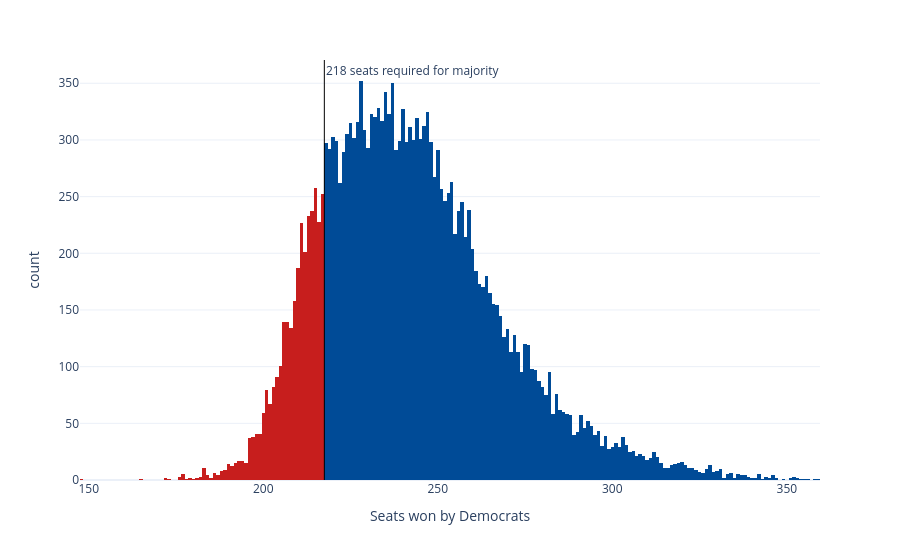

This figure's notebook cell:
### Code cell
sims_hist = px.histogram(seat_sims, x='seats', nbins=np.unique(seat_sims['seats']).shape[0]*2, color='winner',
                         color_discrete_map={'Democrats': '#004b97', 'Republicans': '#c71e1d'},
                         labels={'seats':'Seats won by Democrats', 'winner': 'Winner'}, template='plotly_white')
sims_hist.update_traces(showlegend=False)
sims_hist.add_vline(x=217.5, line_width=1, line_color='black', annotation_text='218 seats required for majority', 
                    annotation_position='top right')
sims_hist

### Figure 1 — Plotly figure (JSON) as saved in the notebook; plotly's stock layout.template omitted (floating-point values rounded to 4 significant figures; data arrays with more than 128 entries replaced by an {"elided": "..."} marker saying what was removed)
{"data": [{"bingroup": "x", "hovertemplate": "Winner=Republicans<br>Seats won by Democrats=%{x}<br>count=%{y}<extra></extra>", "legendgroup": "Republicans", "marker": {"color": "#c71e1d", "pattern": {"shape": ""}}, "name": "Republicans", "nbinsx": 370, "orientation": "v", "showlegend": false, "type": "histogram", "x": {"elided": "3185 int values"}, "xaxis": "x", "yaxis": "y"}, {"bingroup": "x", "hovertemplate": "Winner=Democrats<br>Seats won by Democrats=%{x}<br>count=%{y}<extra></extra>", "legendgroup": "Democrats", "marker": {"color": "#004b97", "pattern": {"shape": ""}}, "name": "Democrats", "nbinsx": 370, "orientation": "v", "showlegend": false, "type": "histogram", "x": {"elided": "16815 int values"}, "xaxis": "x", "yaxis": "y"}], "layout": {"annotations": [{"showarrow": false, "text": "218 seats required for majority", "x": 217.5, "xanchor": "left", "xref": "x", "y": 1, "yanchor": "top", "yref": "y domain"}], "barmode": "relative", "legend": {"title": {"text": "Winner"}, "tracegroupgap": 0}, "margin": {"t": 60}, "shapes": [{"line": {"color": "black", "width": 1}, "type": "line", "x0": 217.5, "x1": 217.5, "xref": "x", "y0": 0, "y1": 1, "yref": "y domain"}], "xaxis": {"anchor": "y", "domain": [0, 1], "title": {"text": "Seats won by Democrats"}}, "yaxis": {"anchor": "x", "domain": [0, 1], "title": {"text": "count"}}}}
